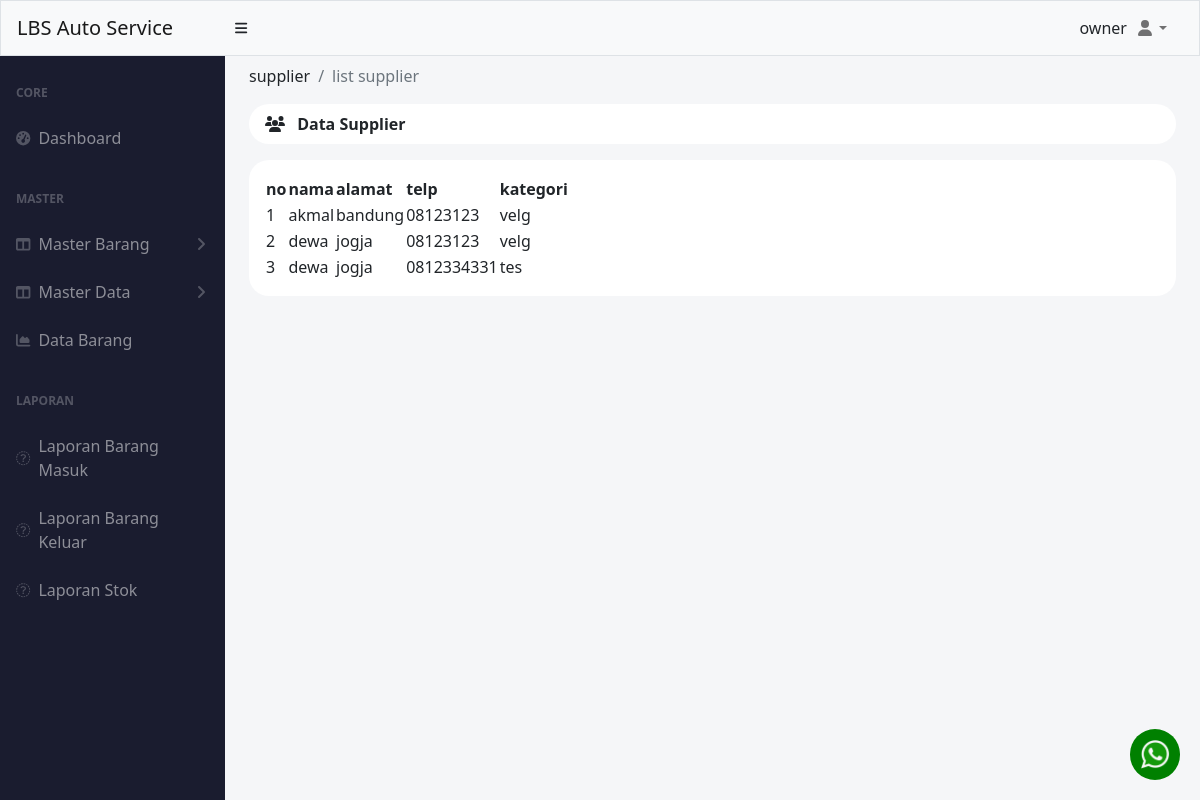
Page /index.php?menu=supplier (signed in) on the committed database.
### tables this page shows
CREATE TABLE `supplier` (
  `id` int(11) NOT NULL,
  `nama` varchar(50) NOT NULL,
  `alamat` varchar(255) NOT NULL,
  `telp` char(20) NOT NULL,
  `kategori_id` int(11) NOT NULL
);

CREATE TABLE `kategori` (
  `id` int(11) NOT NULL,
  `nama` varchar(50) NOT NULL
);

### pages/master_data/supplier/index.php (the view, shortened to what this page needs)
<?php
include './koneksi.php';
$query = mysqli_query($conn, "SELECT  supplier.id as id, supplier.nama as nama, alamat, telp, kategori.nama as kategori
FROM supplier
INNER JOIN kategori
ON supplier.kategori_id = kategori.id");
?>
<div class="container-fluid px-4 ">
    <ol class="breadcrumb pt-2">
        <li class="breadcrumb-item ">supplier</li>
        <li class="breadcrumb-item active">list supplier</li>
    </ol>
    <div class="mb-4">
        <div class="card-header clearfix mb-3" style="border-radius: 20px ;background-color: white; border:0px;">
            <i class="fa-solid fa-users"></i>
            <span class="ms-2 fw-bolder"> Data Supplier</span>
        </div>
        <div class="p-3  bg-white " style="border-radius: 20px; ">
            <table id="datatablesSimple" style="border-color: white;">
                <thead class="">
                    <tr>
                        <th>no</th>
                        <th>nama</th>
                        <th>alamat</th>
                        <th>telp</th>
                        <th>kategori</th>
                    </tr>
                </thead>
                <tbody>
                    <?php
                    $i = 1;
                    while ($data = mysqli_fetch_assoc($query)) :
                    ?>
                        <tr>
                            <td><?= $i++ ?></td>
                            <td><?= $data['nama'] ?></td>
                            <td><?= $data['alamat'] ?></td>
                            <td><?= $data['telp'] ?></td>
                            <td><?= $data['kategori'] ?></td>
                        </tr>
                    <?php
                    endwhile;
                    ?>
                </tbody>
            </table>
        </div>
    </div>
</div>

### rows in the picture
supplier: nama "akmal", alamat "bandung", telp "08123123", kategori.nama "velg"
supplier: nama "dewa", alamat "jogja", telp "08123123", kategori.nama "velg"
supplier: nama "dewa", alamat "jogja", telp "0812334331", kategori.nama "tes"

### other values in the picture
$varSession['username'] "owner"
